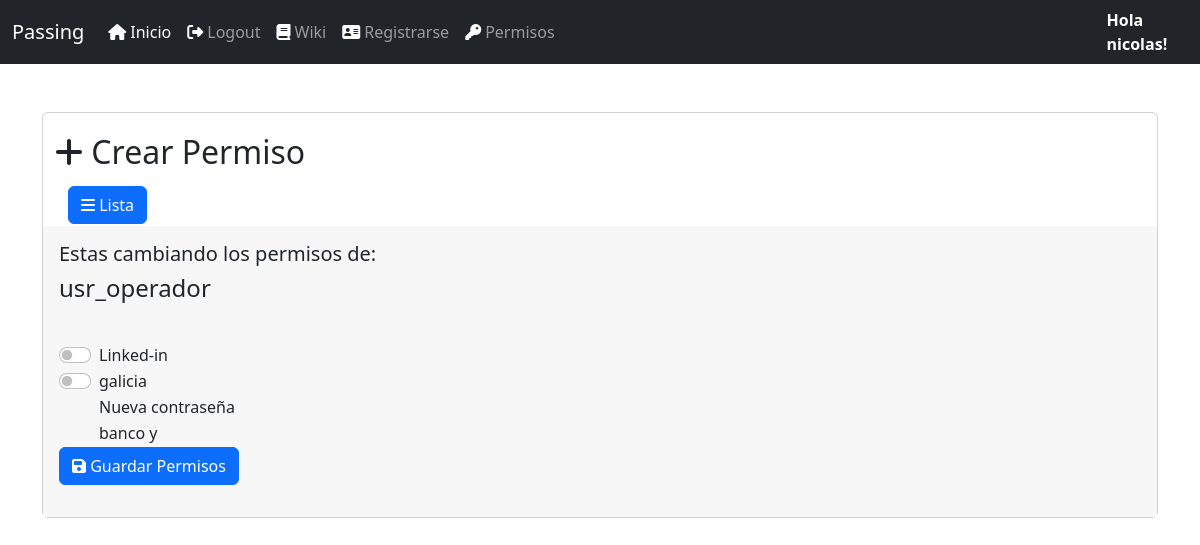
Page /perm/permissionform2/1 (signed in) on the earlier database version.
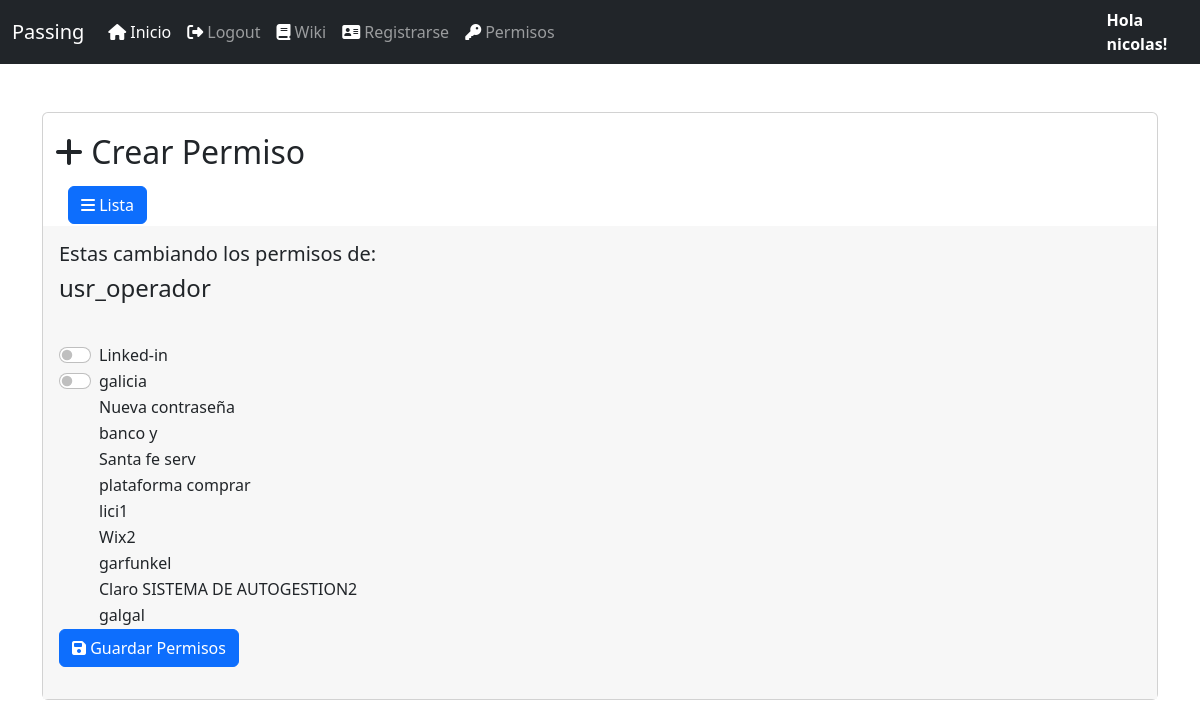
Same page on the later database version.
### passbase/models.py (models this page shows, shortened)
class Contrasena(models.Model):
    nombre_contra = models.CharField(max_length=50, unique=True)
    seccion = models.ForeignKey(SeccionContra, on_delete=models.CASCADE)
    link = models.CharField(max_length=265)
    usuario = models.CharField(max_length=60)
    contraseña = models.CharField(max_length=60)
    info = models.CharField(max_length=260)
    active = models.BooleanField(default=True)
    created = models.DateTimeField(auto_now=True)
    updated = models.DateTimeField(auto_now_add=True)

### permission/views.py (the view)
# urls.py: path('permissionform2/<int:usuario_id>',gestion_permisos, name='permissionform2'),
@user_passes_test(is_administrator)
def gestion_permisos(request, usuario_id):
    print(f'usuario_id (gestion permisos): {usuario_id} ')
    usuario = get_object_or_404(CustomUser, id=usuario_id)
    print(f'usuario (gestion permisos): {usuario} ')
    permiso_form = PermisoForm(usuario, request.POST or None)
    if request.method == 'POST':
        if permiso_form.is_valid():
            for contraseña in Contrasena.objects.all():
                permiso = permiso_form.cleaned_data[f'permiso_{contraseña.nombre_contra}']
                permissions, _ = ContraPermission.objects.get_or_create(
                    user_id=usuario,
                    contra_id=contraseña
                )
                print(f'permissions: {permissions}')
                permissions.permission = permiso
                print(f'permissions.permission: {permissions.permission}')
                permissions.save()
            messages.success(request,  'los permisos han sido asignados correctamente.')
            return redirect('listpass')
    else:
        print(f'permiso_form: {permiso_form}')
        return render(request, 'create-perm-p2.html', {
            'permiso_form': permiso_form,
            'usuario' : usuario,
        })

### permission/forms.py
class PermisoForm(forms.Form):
    def __init__(self, usuario, *args, **kwargs):
        print(f'usuario (PermisoForms): {usuario} ')
        super().__init__(*args, **kwargs)
        contraseñas = Contrasena.objects.all()
        for contraseña in contraseñas:
            initial_value = False
            permission_exists = ContraPermission.objects.filter(user_id=usuario, contra_id=contraseña).exists()
            if permission_exists:
                permission_instance = ContraPermission.objects.get(user_id=usuario, contra_id=contraseña)
                initial_value = permission_instance.permission
                print(f'inicial_value: {initial_value}')
            self.fields[f'permiso_{contraseña.nombre_contra}'] = forms.BooleanField(
                label=contraseña.nombre_contra,
                initial=initial_value,
                widget=forms.CheckboxInput(attrs={'class': 'form-check-input'}),
                required=False
            )
            print(self.fields[f'permiso_{contraseña.nombre_contra}'].initial)

### permission/views.py (called while the page is built)
def is_administrator(user):
    return user.is_superuser

### templates/create-perm-p2.html (shortened to what this page needs)
{% extends 'base.html'%}
{% block content %}
<div class="container pt-5" >
    <div class="card center">
            <div class="card-title">
                <div class="container" style="height: 105px; padding-top: 20px;">
                    <h2><i class="fas fa-plus" ></i> Crear Permiso</h2>
                    <button class="btn">
                        <a class="btn btn-primary btn-flat" href= {% url 'listpass' %}> <i class="fa-solid fa-bars"></i> Lista</a>
                    </button>
                </div>
            </div>
            <div class="card-body"style="background-color: #F7F7F7 ;">
                <h5>Estas cambiando los permisos de: </h5><h4>{{usuario}}</h4>
            </div>
            <div class="card-body"style="background-color: #F7F7F7 ;">
                <form method="POST">
                    <div class="form">
                        {% for field in permiso_form %}
                            <div class="form-check form-switch">
                                {% if field.value == "True" %}
                                <input type="checkbox" id="{{ field.id_for_label }}" name="{{ field.name }}" class="form-check-input" checked>
                                {% elif field.value == "False"  %}
                                <input type="checkbox" id="{{ field.id_for_label }}" name="{{ field.name }}" class="form-check-input">
                                {% endif %}
                                <label class="form-check-label" for="{{ field.id_for_label }}">{{ field.label }}</label>
                            </div>
                        {% endfor %}
                    </div>
                    <button type="submit" class="btn btn-primary btn-flat">
                        <i class="fas fa-save"></i> Guardar Permisos
                    </button>
                </form>
            </div>
        </div>
    </div>
{% endblock %}

Differences in the rows shown:
added Contrasena: label "Santa fe serv"
added Contrasena: label "plataforma comprar"
added Contrasena: label "lici1"
added Contrasena: label "Wix2"
added Contrasena: label "garfunkel"
added Contrasena: label "Claro SISTEMA DE AUTOGESTION2"
added Contrasena: label "galgal"
